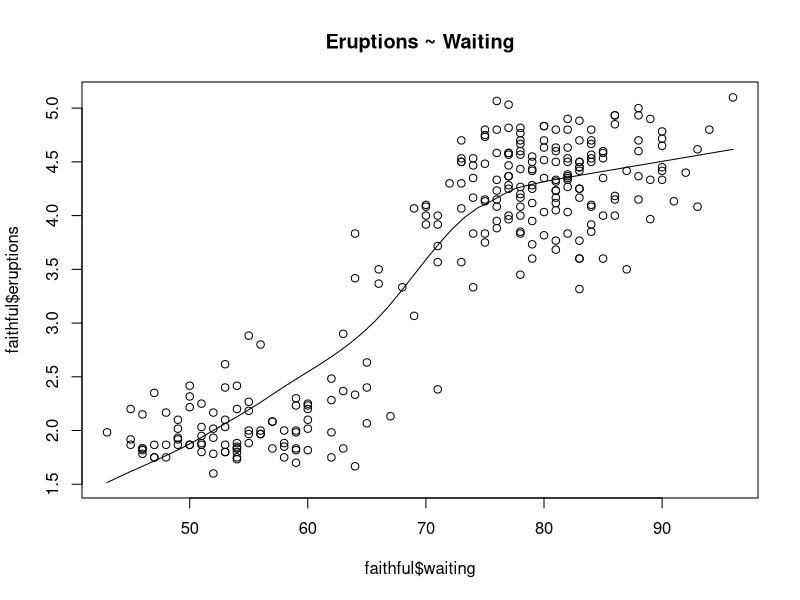
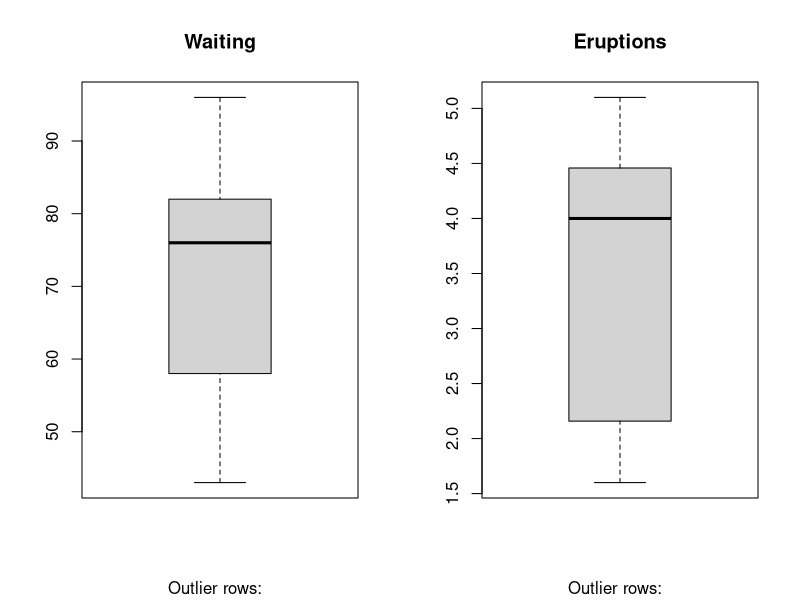
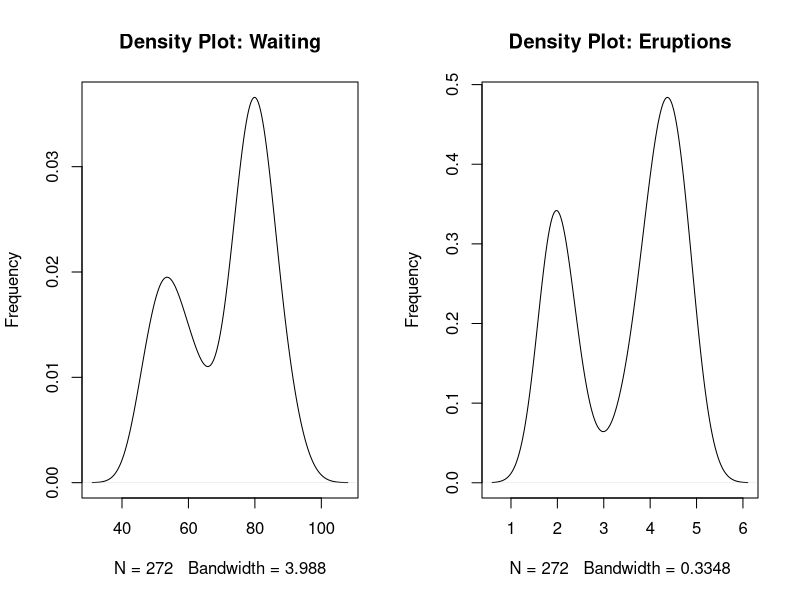
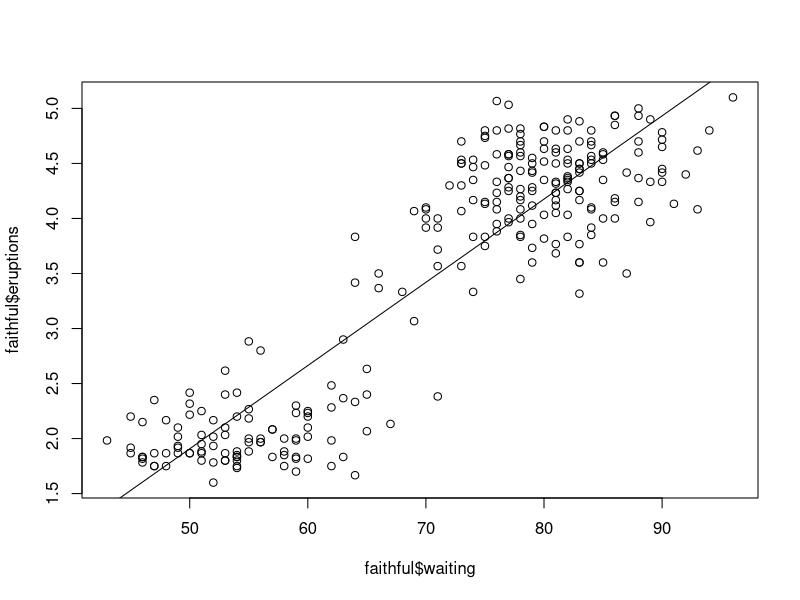

Write R code to recreate these figures, in order.
#correlation between the variables:
#it used for calculating regression coefficient (slope)
cor( faithful$waiting,faithful$eruptions) 
#scatter plot of the variables with a smoothed line
scatter.smooth(x= faithful$waiting, y=faithful$eruptions, main="Eruptions ~ Waiting") 
#divide graph area in 2 columns
par(mfrow=c(1, 2))  
#waiting box plot
boxplot(faithful$waiting, main="Waiting", sub=paste("Outlier rows: ", boxplot.stats(faithful$waiting)$out))  
#eruptions box plot
boxplot(faithful$eruptions, main="Eruptions", sub=paste("Outlier rows: ", boxplot.stats(faithful$eruptions)$out)) 
#divide graph area in 2 columns
par(mfrow=c(1, 2))  
#density plot waiting
plot(density(faithful$waiting), main="Density Plot: Waiting", ylab="Frequency")  
#density plot fot eruptions
plot(density(faithful$eruptions), main="Density Plot: Eruptions", ylab="Frequency")
#fitting the linear regression
faithful.lm <- lm(eruptions ~ waiting, data=faithful)  
#setting the plotting area back to normal
par(mfrow=c(1, 1))  
#summary of the linear regression
summary(faithful.lm)
#plotting the linear regression
plot(faithful$waiting, faithful$eruptions)
abline(faithful.lm)
#the equation which describes the linear model I got is: y = -1.874016 + 0.075628*x, where y is the duration of eruption and
#x is the waiting period

#since the p value for the slope is almost equal to zero, we consider the test to be statistically 
#significant for the signigicance level of 0.05, which means we have the enough evidence to reject null hypothesis (slope = 0, there is no relationship betweeen
#the independent and dependent variable). And hence accept the alternative hypothesis: there is a relationship between the independent and dependent variable

#F test is a test of significance of a model overall. Its null hypothesis is " A model with an intercept only fits the data as well as the model considered."
#Basically that means that a model with zero slope fits the data as well as the model considered, which is just the same as saying that there is no relationship
#between the independent and dependent variables. Therefore, the p values for those tests are very close to each other, because they test the same thing (their null hypothesis are same).
#F test is often used when we are considering the multiple regression model with an intercept.And the null hypothesis is b_1 = ... = b_(p-1) = 0

